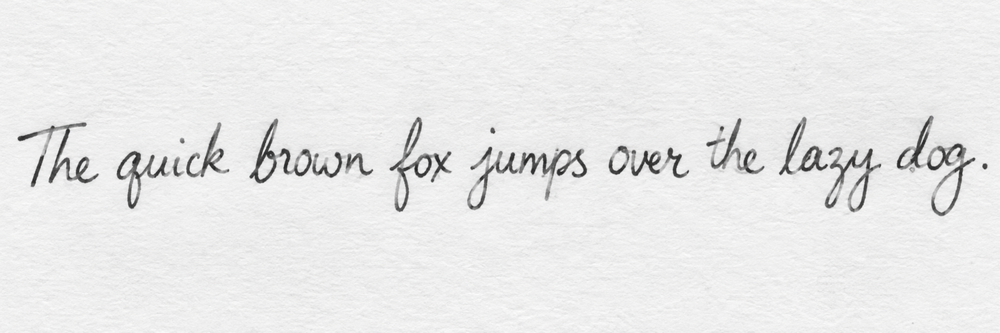
#> input picture src/Preprocessing/sample.png, 1000 x 333 px, shrunk from 2172 x 724 before the run
$ python test_CLAHE.py
#> lines starting #> are read from the running program, lines starting #| are printed output that depends on the picture
### src/Preprocessing/ImagePreprocessing.py
import cv2
import numpy as np
from PIL import Image


def apply_clahe(image, clip_limit=2.0, tile_grid_size=(8, 8)):
    """
    Apply CLAHE to a handwritten text image.

    CLAHE stands for Contrast Limited Adaptive Histogram Equalization.
    It improves local contrast so that faint handwriting may become
    easier to distinguish from the background.

    Parameters:
        image: Input image (PIL Image or NumPy array).
        clip_limit: Limits excessive contrast enhancement.
        tile_grid_size: Divides the image into smaller regions.

    Returns:
        Enhanced image in PIL format.
    """
    if isinstance(image, Image.Image): # convert pil to numpy arrayy
        image = np.array(image)

    if len(image.shape) == 3: #conert the image to grayscale if it has rgb value
        image = cv2.cvtColor(image, cv2.COLOR_RGB2GRAY)

    clahe = cv2.createCLAHE(  #create CLAHE object with specified parameters
        clipLimit=clip_limit,
        tileGridSize=tile_grid_size
    )

    enhanced_image = clahe.apply(image)  #apply CLAHE to the image

    return Image.fromarray(enhanced_image)  #convert the enhanced image back to PIL format

### src/Preprocessing/test_CLAHE.py

# Import the CLAHE function from our preprocessing file
from ImagePreprocessing import apply_clahe

# Import Pillow to open an image
from PIL import Image

# Import Matplotlib to display images
import matplotlib.pyplot as plt

# Load one handwritten image
image = Image.open("sample.png").convert("L")

# Apply CLAHE preprocessing
enhanced_image = apply_clahe(image)
#> in apply_clahe, `enhanced_image = clahe.apply(image)`:
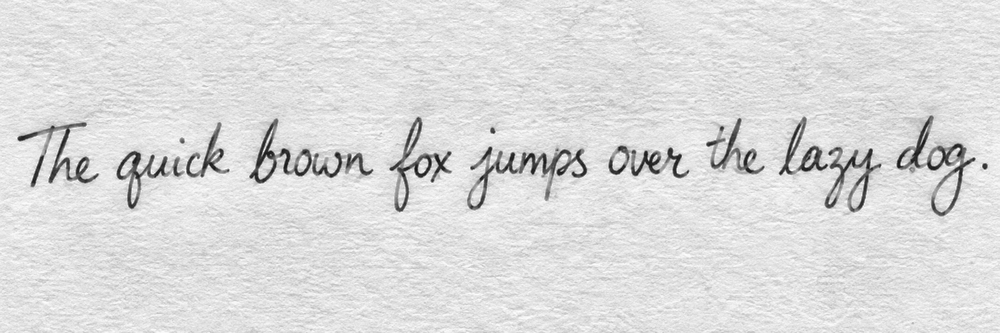
#> enhanced_image: shape (333, 1000); min 20, max 254, mean 220.2

# Display original and enhanced images for comparison
plt.figure(figsize=(14, 5))

plt.subplot(1, 2, 1)
plt.imshow(image, cmap="gray")
plt.title("Original Image")
plt.axis("off")

plt.subplot(1, 2, 2)
plt.imshow(enhanced_image, cmap="gray")
plt.title("CLAHE Enhanced Image")
plt.axis("off")

plt.tight_layout()
plt.show()
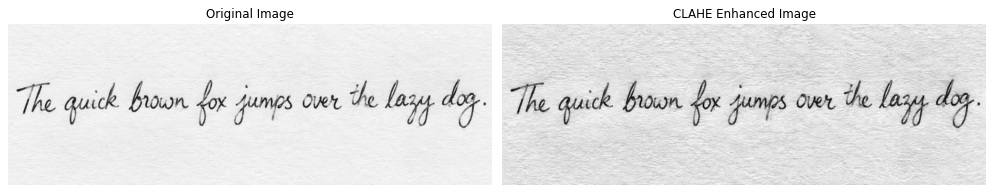
#> figure drawn by matplotlib, 2 panels
